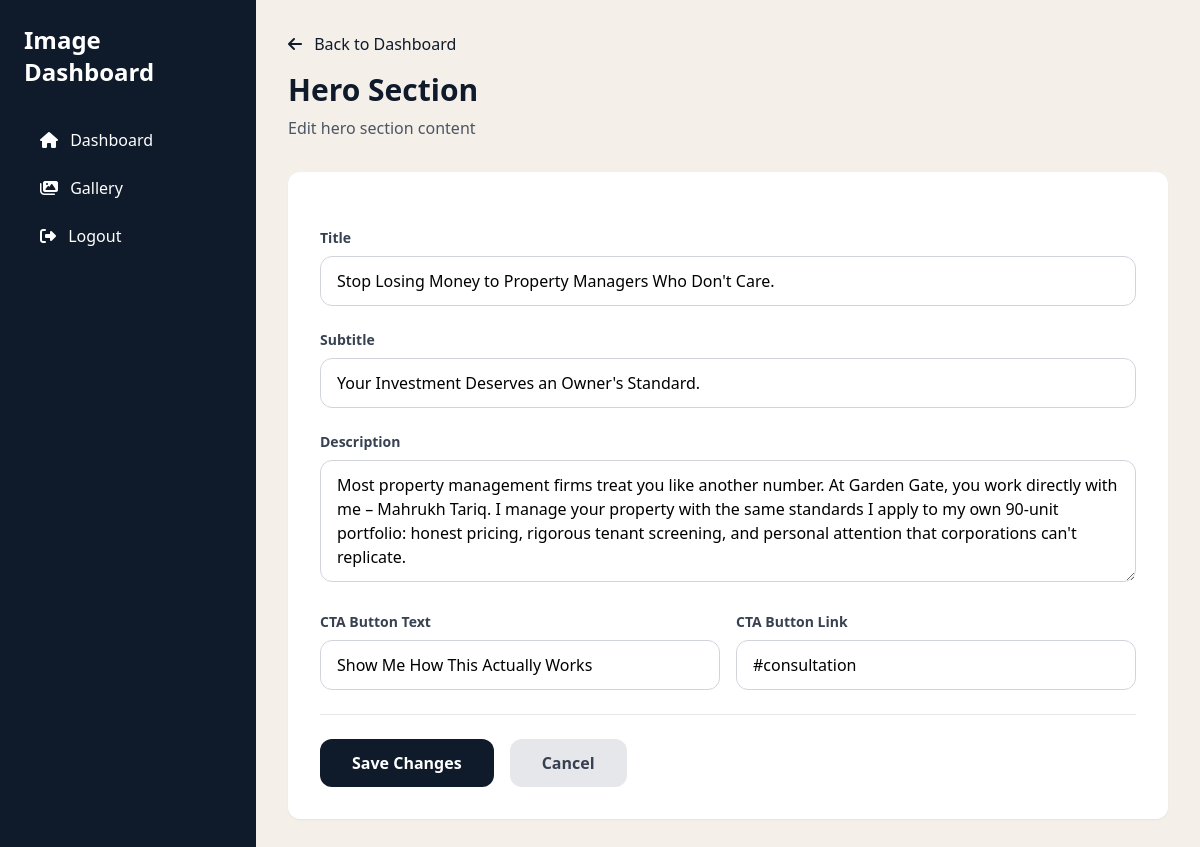
Screenshot of /dashboard/hero/ (signed in) with the database file from the repository.
### myApp/models.py (models this page shows, shortened)
class HeroSection(models.Model):
    title = models.CharField(max_length=300, default="Stop Losing Money to Property Managers Who Don't Care.")
    subtitle = models.CharField(max_length=200, default="Your Investment Deserves an Owner's Standard.")
    description = models.TextField(default="Most property management firms treat you like another number. At Garden Gate, you work directly with me – Mahrukh Tariq. I manage your property with the same standards I apply to my own 90-unit portfolio: honest pricing, rigorous tenant screening, and personal attention that corporations can't replicate.")
    cta_text = models.CharField(max_length=100, default="Show Me How This Actually Works")
    cta_link = models.CharField(max_length=200, default="#consultation")
    updated_at = models.DateTimeField(auto_now=True)
    class Meta:
        verbose_name = "Hero Section"
        verbose_name_plural = "Hero Section"
    @classmethod
    def get_instance(cls):
        obj, created = cls.objects.get_or_create(pk=1)
        return obj

### myApp/dashboard_views.py (the view, shortened to what this page needs)
# urls.py: path('hero/', dashboard_views.hero_edit, name='hero_edit'),
@login_required
def hero_edit(request):
    hero = HeroSection.get_instance()
    return render(request, 'myApp/dashboard/hero_edit.html', {
        'hero': hero
    })

### myApp/templates/myApp/dashboard/hero_edit.html (shortened to what this page needs)
{% extends "myApp/dashboard/base.html" %}
{% load static %}
{% block content %}
<div class="mb-8">
    <a href="{% url 'dashboard:index' %}" class="text-navy hover:underline mb-4 inline-block">
        <i class="fas fa-arrow-left mr-2"></i> Back to Dashboard
    </a>
    <h2 class="text-3xl font-bold text-navy mb-2">Hero Section</h2>
    <p class="text-gray-600">Edit hero section content</p>
</div>
<form method="post" class="bg-white rounded-xl shadow-sm p-8 space-y-6">
    <div>
        <label class="block text-sm font-semibold text-gray-700 mb-2">Title</label>
        <input type="text" name="title" value="{{ hero.title|default:'' }}"
               placeholder="Stop Losing Money to Property Managers Who Don't Care."
               class="w-full px-4 py-3 border border-gray-300 rounded-xl focus:border-navy focus:outline-none focus:ring-2 focus:ring-navy/20">
    </div>
    <div>
        <label class="block text-sm font-semibold text-gray-700 mb-2">Subtitle</label>
        <input type="text" name="subtitle" value="{{ hero.subtitle|default:'' }}"
               placeholder="Your Investment Deserves an Owner's Standard."
               class="w-full px-4 py-3 border border-gray-300 rounded-xl focus:border-navy focus:outline-none focus:ring-2 focus:ring-navy/20">
    </div>
    <div>
        <label class="block text-sm font-semibold text-gray-700 mb-2">Description</label>
        <textarea name="description" rows="4"
                  placeholder="Most property management firms treat you like another number..."
                  class="w-full px-4 py-3 border border-gray-300 rounded-xl focus:border-navy focus:outline-none focus:ring-2 focus:ring-navy/20">{{ hero.description|default:'' }}</textarea>
    </div>
    <div class="grid grid-cols-2 gap-4">
        <div>
            <label class="block text-sm font-semibold text-gray-700 mb-2">CTA Button Text</label>
            <input type="text" name="cta_text" value="{{ hero.cta_text|default:'Show Me How This Actually Works' }}"
                   class="w-full px-4 py-3 border border-gray-300 rounded-xl focus:border-navy focus:outline-none focus:ring-2 focus:ring-navy/20">
        </div>
        <div>
            <label class="block text-sm font-semibold text-gray-700 mb-2">CTA Button Link</label>
            <input type="text" name="cta_link" value="{{ hero.cta_link|default:'#consultation' }}"
                   class="w-full px-4 py-3 border border-gray-300 rounded-xl focus:border-navy focus:outline-none focus:ring-2 focus:ring-navy/20">
        </div>
    </div>
    <div class="flex gap-4 pt-6 border-t">
        <button type="submit" class="bg-navy text-white px-8 py-3 rounded-xl font-semibold hover:bg-navy/90 transition">
            Save Changes
        </button>
        <a href="{% url 'dashboard:index' %}" class="bg-gray-200 text-gray-700 px-8 py-3 rounded-xl font-semibold hover:bg-gray-300 transition">
            Cancel
        </a>
    </div>
</form>
{% endblock %}

### rows the page displays
HeroSection: title "Stop Losing Money to Property Managers Who Don't Care.", subtitle "Your Investment Deserves an Owner's Standard.", description "Most property management firms treat you like another number. At Garden Gate, you work directly with me – Mahrukh Tariq. I manage your property with the same standards I apply to my own 90-unit portfolio: honest pricing, rigorous tenant screening, and personal attention that corporations can't replicate.", cta_text "Show Me How This Actually Works", cta_link "#consultation"
